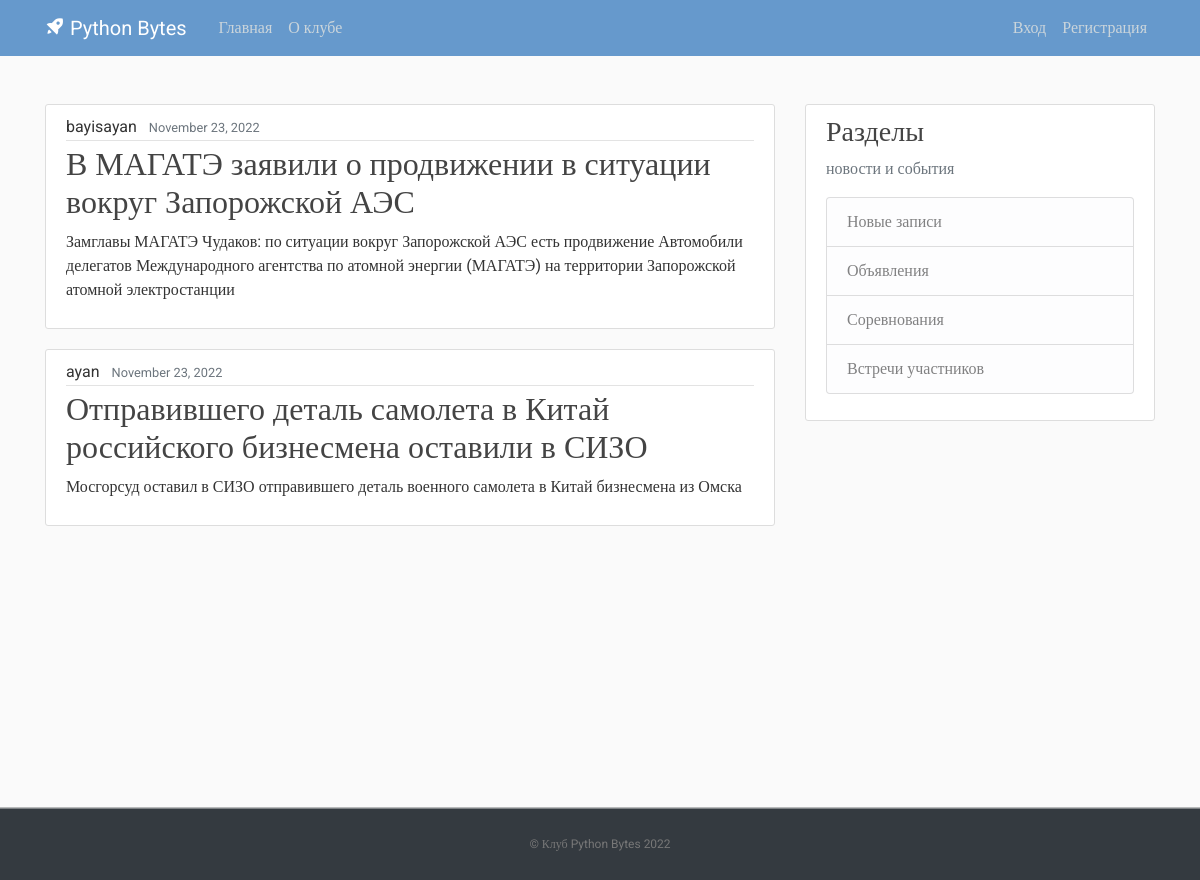
The page / on the database its author committed.
### blog/models.py (models this page shows, shortened)
class Post(models.Model):
    author = models.ForeignKey(settings.AUTH_USER_MODEL, on_delete=models.CASCADE)
    title = models.CharField('Название', max_length=200)
    anons = models.CharField('Анонс', max_length=200, default='')
    text = models.TextField('Текст')
    created_date = models.DateTimeField(default=timezone.now)
    published_date = models.DateTimeField(blank=True, null=True)

### blog/views.py (the view)
# urls.py: path('', views.home, name='blog-home'),
def home(request):
    context = {
        'posts': Post.objects.all()
    }
    return render(request, 'blog/home.html', context)

### blog/templates/blog/home.html
﻿{% extends "blog/base.html" %}
{% block content %}
    {% for post in posts %}
        <article class="media content-section">
          <div class="media-body">
            <div class="article-metadata">
              <a class="mr-2">{{ post.author }}</a>
              <small class="text-muted" >{{ post.created_date |date:"F d, Y" }}</small>
            </div>
            <h2><a class="article-title" href="{% url 'detail_post' post.id %}">{{ post.title }}</a></h2>
            <p class="article-content">{{ post.anons}}</p>
          </div>
        </article>
    {% endfor %}
{% endblock %}

### blog/templates/blog/base.html (shortened to what this page needs)
﻿{% load static %}
<!DOCTYPE html>
<html>
<head>
     <link rel="stylesheet" href="https://maxcdn.bootstrapcdn.com/bootstrap/4.0.0/css/bootstrap.min.css">
     <link rel="stylesheet" type="text/css" href="{% static 'blog/main.css' %}">
     <link href='https://unpkg.com/boxicons@2.1.2/css/boxicons.min.css' rel='stylesheet'>
</head>
<body>
    <header class="site-header">
      <nav class="navbar navbar-expand-md navbar-dark bg-blue fixed-top">
        <div class="container">
          <a class="navbar-brand mr-4" href="{% url 'blog-home' %}"><i class='bx bxs-rocket bx-tada-hover'></i> Python Bytes</a>
          <div class="collapse navbar-collapse" id="navbarToggle">
            <div class="navbar-nav mr-auto">
              <a class="nav-item nav-link " href="{% url 'blog-home' %}">Главная</a>
              <a class="nav-item nav-link" href="{% url 'blog-about' %}">О клубе</a>
            </div>
            <div class="navbar-nav">
              <a class="nav-item nav-link" href="#">Вход</a>
              <a class="nav-item nav-link" href="#">Регистрация</a>
            </div>
          </div>
        </div>
      </nav>
    </header>
    <main role="main" class="container">
      <div class="row">
        <div class="col-md-8">
          {% block content %}
            {% endblock %}
        </div>
        <div class="col-md-4">
          <div class="content-section">
            <h3>Разделы</h3>
            <p class='text-muted'>новости и события
              <ul class="list-group">
                <li class="list-group-item list-group-item-light">Новые записи</li>
                <li class="list-group-item list-group-item-light">Объявления</li>
                <li class="list-group-item list-group-item-light">Соревнования</li>
                <li class="list-group-item list-group-item-light">Встречи участников</li>
              </ul>
            </p>
          </div>
        </div>
      </div>
    </main>
    <footer class="text-center bg-dark">
      <p><a href="{% url 'blog-home' %}">© Клуб Python Bytes 2022</a></p>
    </footer>
</body>
</html>

### blog/static/blog/main.css (style rules this page uses)
﻿body, html { width:100%; height:100% }
body { margin:0; padding:0; background: #fafafa; color: #333333; margin-top: 5rem; font-family:Roboto; }
h1, h2, h3, h4, h5, h6 { color: #444444; }
ul { margin: 0; }
.bg-blue { background-color: #6699cc; }
.site-header .navbar-nav .nav-link { color: #cbd5db; }
.content-section { background: #ffffff; padding: 10px 20px; border: 1px solid #dddddd; border-radius: 3px; margin-bottom: 20px; }
.article-title { color: #444444; }
.article-content { white-space: pre-line; }
.article-metadata { padding-bottom: 1px; margin-bottom: 4px; border-bottom: 1px solid #e3e3e3 }
footer { position: sticky!important; top: 100%; padding-top:25px; padding-bottom:25px; border-top:1px solid #ddd; }
footer p { margin:2px; text-align:center; padding:0 40px; color:#fff; font-size:12px; }
footer a { color:#777 }

### rows shown on the page
Post: author "bayisayan", created_date "November 23, 2022", title "В МАГАТЭ заявили о продвижении в ситуации вокруг Запорожской АЭС", anons "Замглавы МАГАТЭ Чудаков: по ситуации вокруг Запорожской АЭС есть продвижение Автомобили делегатов Международного агентства по атомной энергии (МАГАТЭ) на территории Запорожской атомной электростанции"
Post: author "ayan", created_date "November 23, 2022", title "Отправившего деталь самолета в Китай российского бизнесмена оставили в СИЗО", anons "Мосгорсуд оставил в СИЗО отправившего деталь военного самолета в Китай бизнесмена из Омска"
